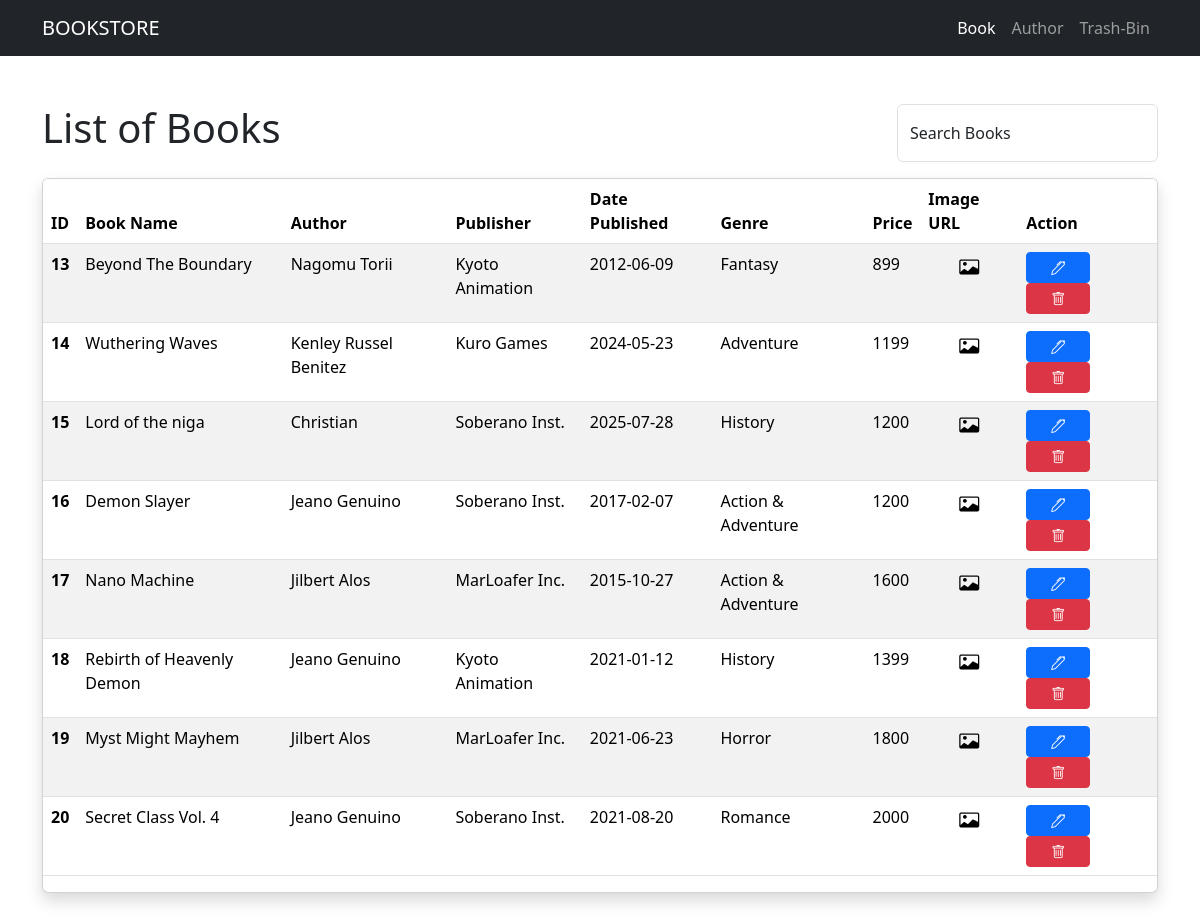
Page /navigation/bookManagement.php on the earlier database version.
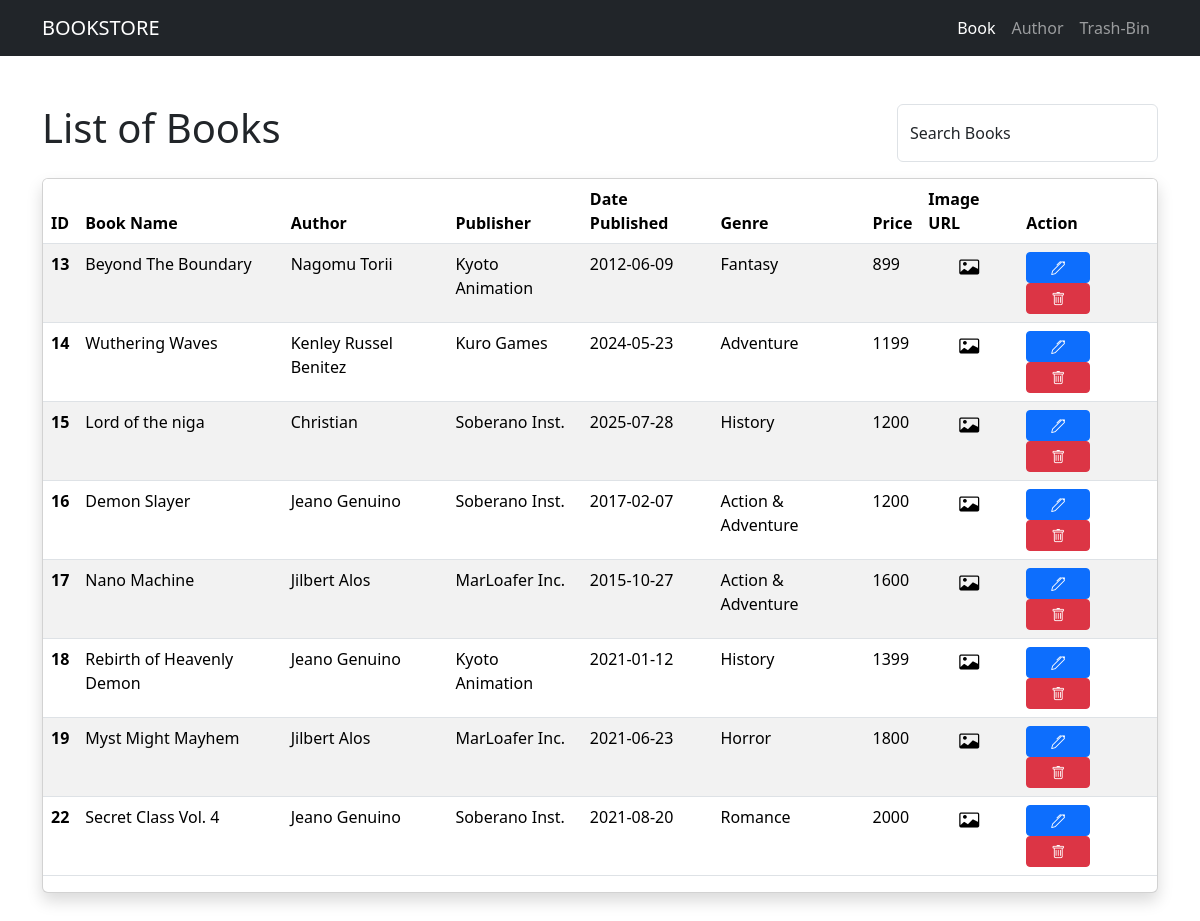
Same page on the later database version.
### tables this page shows
CREATE TABLE `book_table` (
  `_id` int(11) NOT NULL,
  `name` varchar(50) NOT NULL,
  `author` varchar(50) NOT NULL,
  `image` varchar(255) NOT NULL,
  `date_published` varchar(20) NOT NULL,
  `publisher` varchar(50) NOT NULL,
  `genre` varchar(50) NOT NULL,
  `price` int(11) NOT NULL,
  `is_deleted` tinyint(1) NOT NULL DEFAULT 0,
  `deleted_at` int(11) DEFAULT NULL
);

### navigation/bookManagement.php (the view, shortened to what this page needs)
<?php
require "../config/config.php";
$active_page = "book";
?>
<?php
$books = $conn->query("SELECT * FROM book_table");
$books->execute();
$allBooks = $books->fetchAll(PDO::FETCH_OBJ);
?>
<!DOCTYPE html>
<html lang="en">
<head>
    <link rel="stylesheet" href="https://cdn.jsdelivr.net/npm/bootstrap-icons@1.13.1/font/bootstrap-icons.min.css">
    <link href="https://cdn.jsdelivr.net/npm/bootstrap@5.3.7/dist/css/bootstrap.min.css" rel="stylesheet">
</head>
<body>
    <?php include("../utils/header.php") ?>
    <main>
        <section class="container my-5">
            <div class="row mb-3">
                <div class="col-sm-6 col-md-8 col-xl-9">
                    <h1>List of Books</h1>
                </div>
                <div class="col-sm-6 col-md-4 col-xl-3 ">
                    <div class="form-floating">
                        <input type="text" name="" id="searchbar" class="form-control" placeholder="Search Book">
                        <label for="searchbar">Search Books</label>
                    </div>
                </div>
            </div>
            <div class="card table-responsive shadow">
                <table class="table table-striped">
                    <thead>
                        <tr>
                            <th scope="col">ID</th>
                            <th scope="col">Book Name</th>
                            <th scope="col">Author</th>
                            <th scope="col">Publisher</th>
                            <th scope="col">Date Published</th>
                            <th scope="col">Genre</th>
                            <th scope="col">Price</th>
                            <th scope="col">Image URL</th>
                            <th scope="col">Action</th>
                        </tr>
                    </thead>
                    <tbody>
                        <?php foreach ($allBooks as $book): ?>
                            <tr>
                                <th scope="row"><?php echo $book->_id ?></th>
                                <td><?php echo $book->name ?></td>
                                <td><?php echo $book->author ?></td>
                                <td><?php echo $book->publisher ?></td>
                                <td><?php echo $book->date_published ?></td>
                                <td><?php echo $book->genre ?></td>
                                <td><?php echo $book->price ?></td>
                                <td class="text-center fs-5"><i class="bi bi-card-image"></i></td>
                                <td>
                                    <a href="../crud/update.php?upd_id=<?php echo $book->_id; ?>" class="btn btn-primary btn-sm px-4"><i class="bi bi-pen"></i></a>
                                    <a href="../crud/delete.php?del_id=<?php echo $book->_id; ?>" class="btn btn-danger btn-sm px-4"><i class="bi bi-trash"></i></a>
                                </td>
                            </tr>
                        <?php endforeach; ?>
                    </tbody>
                </table>
            </div>
        </section>
    </main>
</body>
</html>

### utils/header.php (shortened to what this page needs)
<header>
        <nav class="navbar navbar-expand-sm navbar-dark bg-dark">
        <div class="container">
            <a class="navbar-brand text-uppercase" href="/Bootstrap practice/index.php">BookStore</a>
            <div class="collapse navbar-collapse" id="navbarSupportedContent">
                <ul class="navbar-nav ms-auto">
                    <li class="nav-item">
                        <a class="nav-link <?php echo ($active_page == 'book') ? 'active' : null; ?> " href="/Bootstrap practice/navigation/bookManagement.php">Book</a>
                    </li>
                    <li class="nav-item">
                        <a class="nav-link" href="#">Author</a>
                    </li>
                    <li class="nav-item">
                        <a class="nav-link <?php echo ($active_page == 'trash') ? 'active' : null; ?> " href="/Bootstrap practice/navigation/trashBin.php">Trash-Bin</a>
                    </li>
                </ul>
            </div>
        </div>
    </nav>
    </header>

Differences in the rows shown:
removed book_table: _id "20", name "Secret Class Vol. 4", author "Jeano Genuino", publisher "Soberano Inst.", date_published "2021-08-20", genre "Romance", price "2000"
added book_table: _id "22", name "Secret Class Vol. 4", author "Jeano Genuino", publisher "Soberano Inst.", date_published "2021-08-20", genre "Romance", price "2000"
